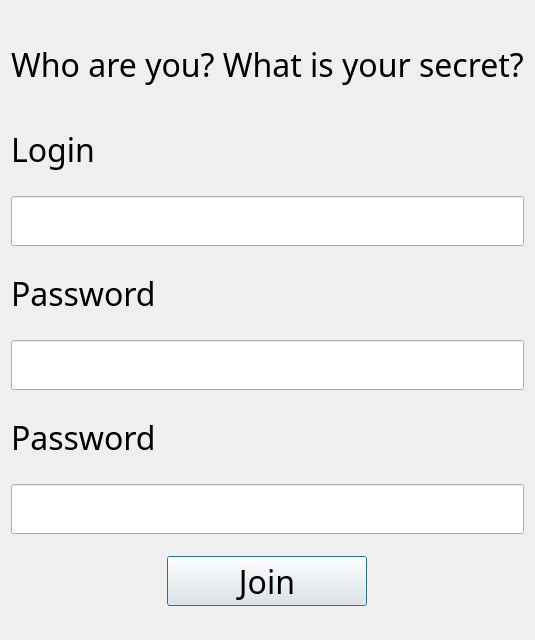
<?xml version="1.0" encoding="UTF-8"?>
<ui version="4.0">
 <class>Registration</class>
 <widget class="QDialog" name="Registration">
  <property name="geometry">
   <rect>
    <x>0</x>
    <y>0</y>
    <width>446</width>
    <height>640</height>
   </rect>
  </property>
  <property name="windowTitle">
   <string>Dialog</string>
  </property>
  <layout class="QVBoxLayout" name="verticalLayout">
   <item>
    <widget class="QLabel" name="label">
     <property name="maximumSize">
      <size>
       <width>16777215</width>
       <height>75</height>
      </size>
     </property>
     <property name="font">
      <font>
       <family>Chiller</family>
       <pointsize>24</pointsize>
      </font>
     </property>
     <property name="text">
      <string>Who are you? What is your secret?</string>
     </property>
     <property name="alignment">
      <set>Qt::AlignCenter</set>
     </property>
    </widget>
   </item>
   <item>
    <widget class="QLabel" name="label_Login">
     <property name="maximumSize">
      <size>
       <width>16777215</width>
       <height>50</height>
      </size>
     </property>
     <property name="font">
      <font>
       <family>Chiller</family>
       <pointsize>24</pointsize>
      </font>
     </property>
     <property name="text">
      <string>Login</string>
     </property>
    </widget>
   </item>
   <item>
    <widget class="QLineEdit" name="lineEdit_Login">
     <property name="maximumSize">
      <size>
       <width>16777215</width>
       <height>50</height>
      </size>
     </property>
     <property name="font">
      <font>
       <pointsize>24</pointsize>
      </font>
     </property>
     <property name="echoMode">
      <enum>QLineEdit::Normal</enum>
     </property>
    </widget>
   </item>
   <item>
    <widget class="QLabel" name="label_Password1">
     <property name="maximumSize">
      <size>
       <width>16777215</width>
       <height>50</height>
      </size>
     </property>
     <property name="font">
      <font>
       <family>Chiller</family>
       <pointsize>24</pointsize>
      </font>
     </property>
     <property name="text">
      <string>Password</string>
     </property>
    </widget>
   </item>
   <item>
    <widget class="QLineEdit" name="lineEdit_Password1">
     <property name="maximumSize">
      <size>
       <width>16777215</width>
       <height>50</height>
      </size>
     </property>
     <property name="font">
      <font>
       <pointsize>24</pointsize>
      </font>
     </property>
     <property name="echoMode">
      <enum>QLineEdit::Password</enum>
     </property>
    </widget>
   </item>
   <item>
    <widget class="QLabel" name="label_Password2">
     <property name="maximumSize">
      <size>
       <width>16777215</width>
       <height>50</height>
      </size>
     </property>
     <property name="font">
      <font>
       <family>Chiller</family>
       <pointsize>24</pointsize>
      </font>
     </property>
     <property name="text">
      <string>Password</string>
     </property>
    </widget>
   </item>
   <item>
    <widget class="QLineEdit" name="lineEdit_Password2">
     <property name="maximumSize">
      <size>
       <width>16777215</width>
       <height>50</height>
      </size>
     </property>
     <property name="font">
      <font>
       <pointsize>24</pointsize>
      </font>
     </property>
     <property name="echoMode">
      <enum>QLineEdit::Password</enum>
     </property>
    </widget>
   </item>
   <item alignment="Qt::AlignHCenter">
    <widget class="QPushButton" name="pushButton">
     <property name="minimumSize">
      <size>
       <width>200</width>
       <height>50</height>
      </size>
     </property>
     <property name="maximumSize">
      <size>
       <width>250</width>
       <height>50</height>
      </size>
     </property>
     <property name="font">
      <font>
       <family>Chiller</family>
       <pointsize>24</pointsize>
      </font>
     </property>
     <property name="text">
      <string>Join</string>
     </property>
    </widget>
   </item>
  </layout>
 </widget>
 <resources/>
 <connections/>
</ui>
